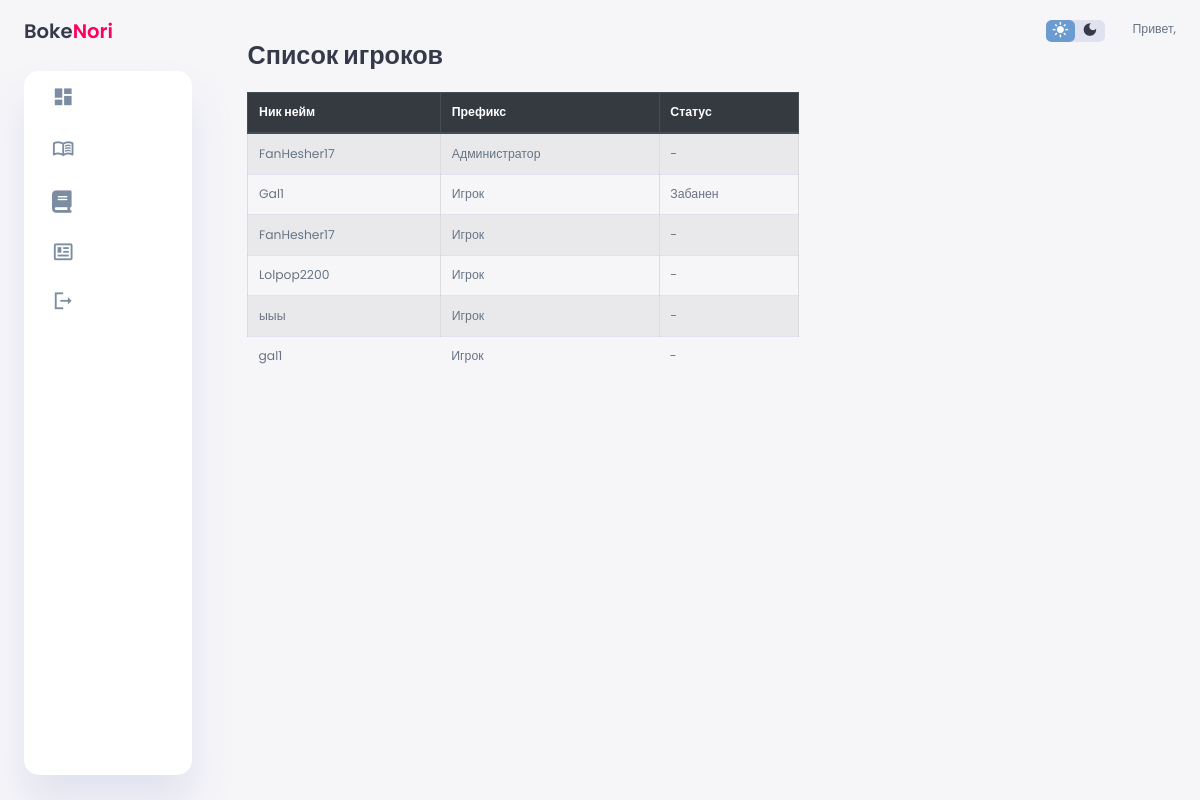
Screenshot of /player_list_adm with the database file from the repository.
### applications/models.py (models this page shows, shortened)
class MinecraftUser(models.Model):
    user = models.OneToOneField(User, on_delete=models.CASCADE)
    nickname = models.CharField(max_length=100)
    prefix = models.ForeignKey(Prefix, on_delete=models.SET_NULL, null=True, blank=True)
    status = models.ForeignKey(Status, on_delete=models.SET_NULL, null=True, blank=True)

class Prefix(models.Model):
    name = models.CharField(max_length=100)

class Status(models.Model):
    name = models.CharField(max_length=100)
    def __str__(self):
        return self.name

### applications/views.py (the view)
# urls.py: path('player_list_adm', views.player_list_adm, name='player_list_adm'),
def player_list_adm(request):
    players = MinecraftUser.objects.all()
    return render(request, 'player_list_adm.html', {'players': players})

### applications/templates/player_list_adm.html (shortened to what this page needs)
{% extends 'base.html' %}
{% block content %}
<div class="container mt-4">
    <h1 class="mb-4">Список игроков</h1>
    <div class="table-responsive">
        <table class="table table-striped">
            <thead class="thead-dark">
                <tr>
                    <th scope="col">Ник нейм</th>
                    <th scope="col">Префикс</th>
                    <th scope="col">Статус</th>
                </tr>
            </thead>
            <tbody>
                {% for player in players %}
                <tr>
                    <td>{{ player.nickname }}</td>
                    <td>{{ player.prefix.name|default:"-" }}</td>
                    <td>{{ player.status|default:"-" }}</td>
                </tr>
                {% endfor %}
            </tbody>
        </table>
    </div>
</div>
{% endblock %}

### applications/static/css/style.css (style rules this page uses)
:root { --color-primary: #6C9BCF; --color-danger: #FF0060; --color-success: #1B9C85; --color-warning: #F7D060; --color-white: #fff; --color-info-dark: #7d8da1; --color-dark: #363949; --color-light: rgba(132, 139, 200, 0.18); --color-dark-variant: #677483; --color-background: #f6f6f9; --card-border-radius: 2rem; --border-radius-1: 0.4rem; --border-radius-2: 1.2rem; --light-bg-color: #ffffff; --light-text-color: #333333; --card-padding: 1.8rem; --padding-1: 1.2rem; --box-shadow: 0 2rem 3rem var(--color-light); }
body { background-color: var(--color-background); color: var(--color-dark); }
* { margin: 0; padding: 0; outline: 0; appearance: 0; border: 0; text-decoration: none; box-sizing: border-box; }
html { font-size: 14px; }
body { width: 100vw; height: 100vh; font-family: 'Poppins', sans-serif; font-size: 0.88rem; user-select: none; overflow-x: hidden; color: var(--color-dark); background-color: var(--color-background); }
h1 { font-weight: 800; font-size: 1.8rem; }
main table tbody td { height: 2.8rem; border-bottom: 1px solid var(--color-light); color: var(--color-dark-variant); }
main table tbody tr:last-child td { border: none; }
@media screen and (max-width: 1200px) { .container { width: 95%; grid-template-columns: 7rem auto 23rem; } }
table { border-collapse: collapse; width: 100%; }
th, td { border: 1px solid #ddd; padding: 8px; text-align: left; }
th { background-color: #f2f2f2; }
:root { --custom-color-primary: #6C9BCF; }
:root { --bs-primary: var(--custom-color-primary); }
:root { --body-bg: var(--color-background); --body-color: var(--color-dark); --link-color: var(--color-dark); --link-hover-color: var(--color-dark-variant); --btn-primary-bg: var(--color-dark); --btn-primary-color: var(--color-white); --btn-secondary-bg: var(--color-dark-variant); --btn-secondary-color: var(--color-white); --jumbotron-bg: var(--color-dark); --jumbotron-color: var(--color-white); --alert-bg-color: var(--color-dark-variant); --alert-text-color: var(--color-white); --form-bg-color: var(--color-dark-variant); --form-text-color: var(--color-white); --form-placeholder-color: var(--color-dark-variant); --form-border-color: var(--color-dark-variant); }

### rows the page displays
MinecraftUser: nickname "FanHesher17", prefix.name "Администратор", status "-"
MinecraftUser: nickname "Gal1", prefix.name "Игрок", status "Забанен"
MinecraftUser: nickname "FanHesher17", prefix.name "Игрок", status "-"
MinecraftUser: nickname "Lolpop2200", prefix.name "Игрок", status "-"
MinecraftUser: nickname "ыыы", prefix.name "Игрок", status "-"
MinecraftUser: nickname "gal1", prefix.name "Игрок", status "-"
